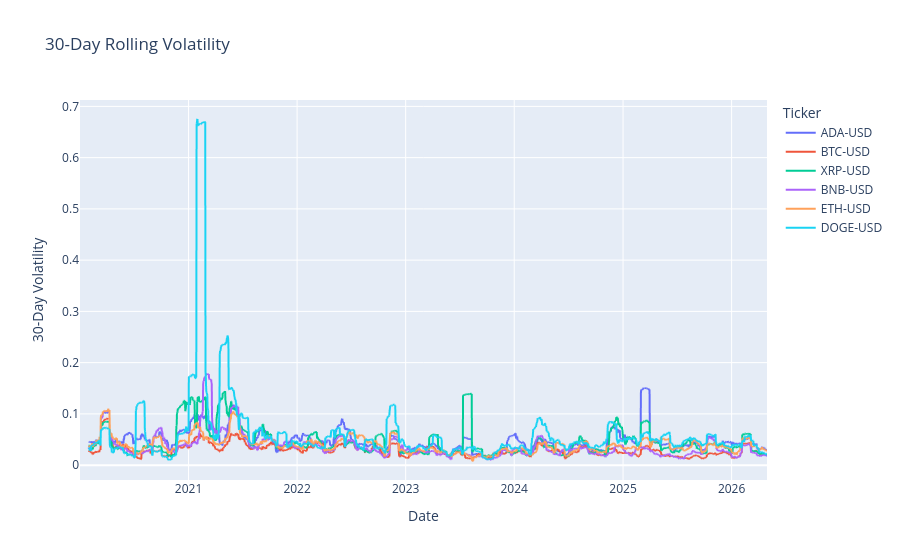

Write notebook code for a chart like this one.
### Markdown cell above
## 19. Rolling Volatility

### Request
Calculate and plot 30-day rolling volatility.

### Short explanation
Rolling volatility shows how risk changes over time instead of giving only one value for the whole period.

### Code cell
rolling_volatility_30d = returns.rolling(window=30).std()

fig = px.line(
    rolling_volatility_30d,
    x=rolling_volatility_30d.index,
    y=rolling_volatility_30d.columns,
    title="30-Day Rolling Volatility",
    labels={"value": "30-Day Volatility", "Date": "Date", "variable": "Crypto"}
)
fig.show()

### Figure 1 — Plotly figure (JSON) as saved in the notebook; plotly's stock layout.template omitted (floating-point values rounded to 4 significant figures; data arrays with more than 128 entries replaced by an {"elided": "..."} marker saying what was removed)
{"data": [{"hovertemplate": "Ticker=ADA-USD<br>Date=%{x}<br>30-Day Volatility=%{y}<extra></extra>", "legendgroup": "ADA-USD", "line": {"color": "#636efa", "dash": "solid"}, "marker": {"symbol": "circle"}, "mode": "lines", "name": "ADA-USD", "showlegend": true, "x": {"elided": "2311 str values"}, "xaxis": "x", "y": {"elided": "2311 float values"}, "yaxis": "y", "type": "scattergl"}, {"hovertemplate": "Ticker=BTC-USD<br>Date=%{x}<br>30-Day Volatility=%{y}<extra></extra>", "legendgroup": "BTC-USD", "line": {"color": "#EF553B", "dash": "solid"}, "marker": {"symbol": "circle"}, "mode": "lines", "name": "BTC-USD", "showlegend": true, "x": {"elided": "2311 str values"}, "xaxis": "x", "y": {"elided": "2311 float values"}, "yaxis": "y", "type": "scattergl"}, {"hovertemplate": "Ticker=XRP-USD<br>Date=%{x}<br>30-Day Volatility=%{y}<extra></extra>", "legendgroup": "XRP-USD", "line": {"color": "#00cc96", "dash": "solid"}, "marker": {"symbol": "circle"}, "mode": "lines", "name": "XRP-USD", "showlegend": true, "x": {"elided": "2311 str values"}, "xaxis": "x", "y": {"elided": "2311 float values"}, "yaxis": "y", "type": "scattergl"}, {"hovertemplate": "Ticker=BNB-USD<br>Date=%{x}<br>30-Day Volatility=%{y}<extra></extra>", "legendgroup": "BNB-USD", "line": {"color": "#ab63fa", "dash": "solid"}, "marker": {"symbol": "circle"}, "mode": "lines", "name": "BNB-USD", "showlegend": true, "x": {"elided": "2311 str values"}, "xaxis": "x", "y": {"elided": "2311 float values"}, "yaxis": "y", "type": "scattergl"}, {"hovertemplate": "Ticker=ETH-USD<br>Date=%{x}<br>30-Day Volatility=%{y}<extra></extra>", "legendgroup": "ETH-USD", "line": {"color": "#FFA15A", "dash": "solid"}, "marker": {"symbol": "circle"}, "mode": "lines", "name": "ETH-USD", "showlegend": true, "x": {"elided": "2311 str values"}, "xaxis": "x", "y": {"elided": "2311 float values"}, "yaxis": "y", "type": "scattergl"}, {"hovertemplate": "Ticker=DOGE-USD<br>Date=%{x}<br>30-Day Volatility=%{y}<extra></extra>", "legendgroup": "DOGE-USD", "line": {"color": "#19d3f3", "dash": "solid"}, "marker": {"symbol": "circle"}, "mode": "lines", "name": "DOGE-USD", "showlegend": true, "x": {"elided": "2311 str values"}, "xaxis": "x", "y": {"elided": "2311 float values"}, "yaxis": "y", "type": "scattergl"}], "layout": {"xaxis": {"anchor": "y", "domain": [0.0, 1.0], "title": {"text": "Date"}}, "yaxis": {"anchor": "x", "domain": [0.0, 1.0], "title": {"text": "30-Day Volatility"}}, "legend": {"title": {"text": "Ticker"}, "tracegroupgap": 0}, "title": {"text": "30-Day Rolling Volatility"}}}
